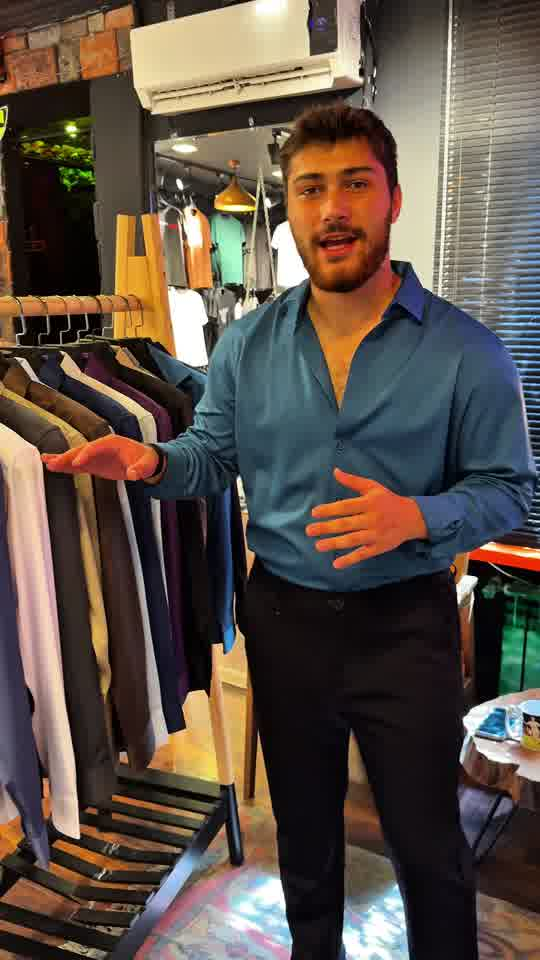
#> input picture 00_Working/silk_end_frames/f_009.jpg, 540 x 960 px; its folder holds only this picture in this run
$ python scan_end_frames.py
#> lines starting #> are read from the running program, lines starting #| are printed output that depends on the picture
import os
import subprocess
import glob
from PIL import Image, ImageDraw

output_dir = r'C:\Users\User\Documents\Moradin Industries\04_Projects\Marko_Digital_Atelier\00_Working\silk_end_frames'
os.makedirs(output_dir, exist_ok=True)

video_path = r'D:\Media\Telegram_Exports\ChatExport_2026-09-26\video_files\copy_3FD097F2-149E-4E5E-B23E-B4FE97836874.mov'

cmd = [
    'ffmpeg', '-y',
    '-ss', '65.0',
    '-t', '6.0',
    '-i', video_path,
    '-vf', 'fps=5,scale=540:960',
    os.path.join(output_dir, 'f_%03d.jpg')
]
subprocess.run(cmd, check=True)
#> (this line was passed over: subprocess is not available in this run)

files = sorted(glob.glob(os.path.join(output_dir, 'f_*.jpg')))
cols = 6
thumb_w = 240
thumb_h = 426
rows = (len(files) + cols - 1) // cols
montage = Image.new('RGB', (cols * thumb_w, rows * thumb_h), (20, 20, 20))
#> montage: PIL image 1440x426 RGB; every value is 20
draw = ImageDraw.Draw(montage)

for idx, f in enumerate(files):
    im = Image.open(f).resize((thumb_w, thumb_h), Image.Resampling.LANCZOS)
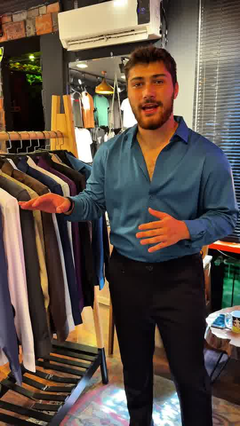
#> im: PIL image 240x426 RGB; mean R, G, B 93.6, 81.5, 71.9
    r = idx // cols
    c = idx % cols
    x = c * thumb_w
    y = r * thumb_h
    montage.paste(im, (x, y))
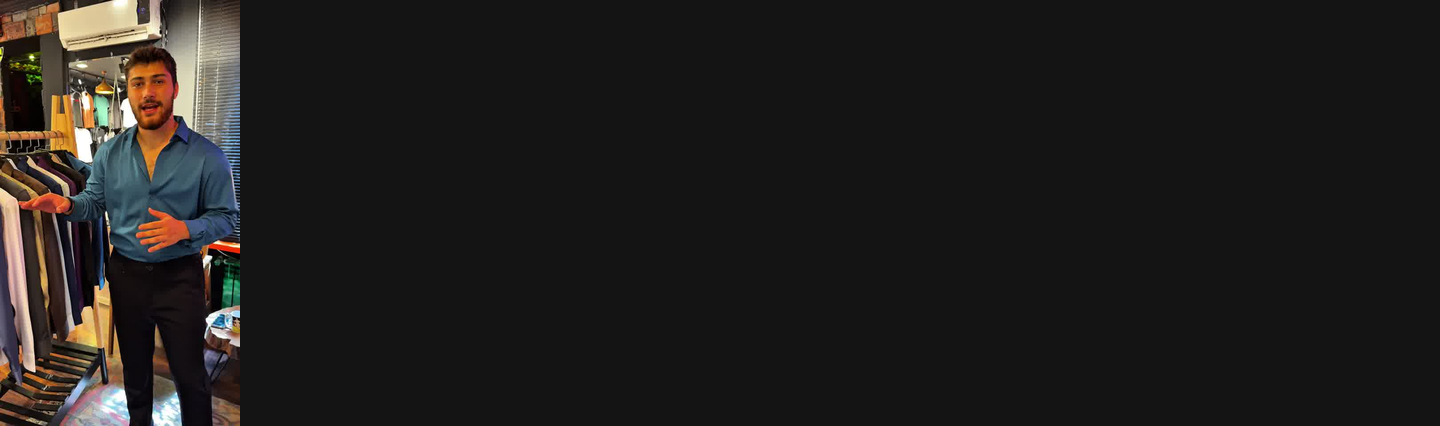
#> montage: PIL image 1440x426 RGB; mean R, G, B 32.3, 30.3, 28.7
    t = 65.0 + idx * 0.2
    label = f"{t:.1f}s ({os.path.basename(f)})"
    draw.rectangle([x, y, x + thumb_w, y + 24], fill=(0, 0, 0, 180))
    draw.text((x + 4, y + 4), label, fill=(255, 255, 255))

montage_path = r'C:\Users\User\Documents\Moradin Industries\04_Projects\Marko_Digital_Atelier\00_Working\silk_end_montage.jpg'
montage.save(montage_path, quality=85)
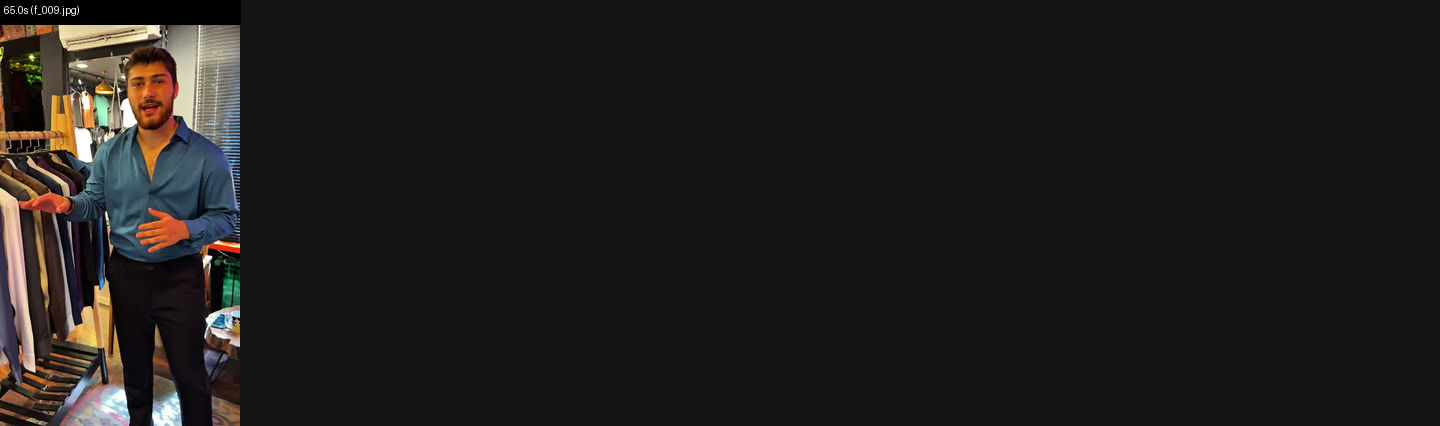
#> saved as silk_end_montage.jpg: PIL image 1440x426 RGB; mean R, G, B 31.1, 29.3, 27.9
print(f"Saved end montage to {montage_path} ({len(files)} frames)")

$ run again, on 00_Working/silk_end_frames/f_020.jpg
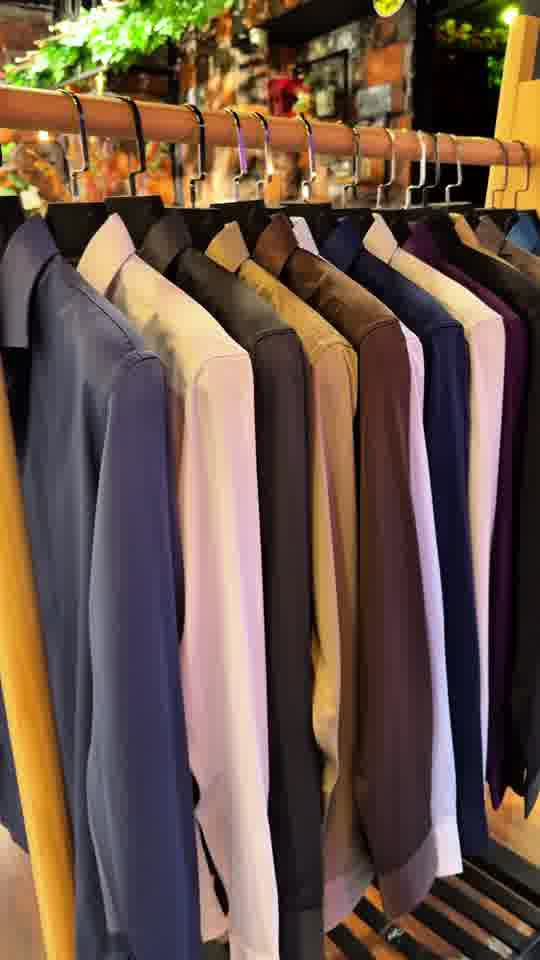
#> input picture 00_Working/silk_end_frames/f_020.jpg, 540 x 960 px
#> `im = Image.open(f).resize((thumb_w, thumb_h), Image.Resampling.LANCZOS)`:
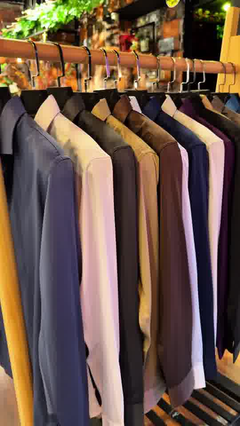
#> im: PIL image 240x426 RGB; mean R, G, B 108.5, 86.2, 72.7
#> `montage.save(montage_path, quality=85)`:
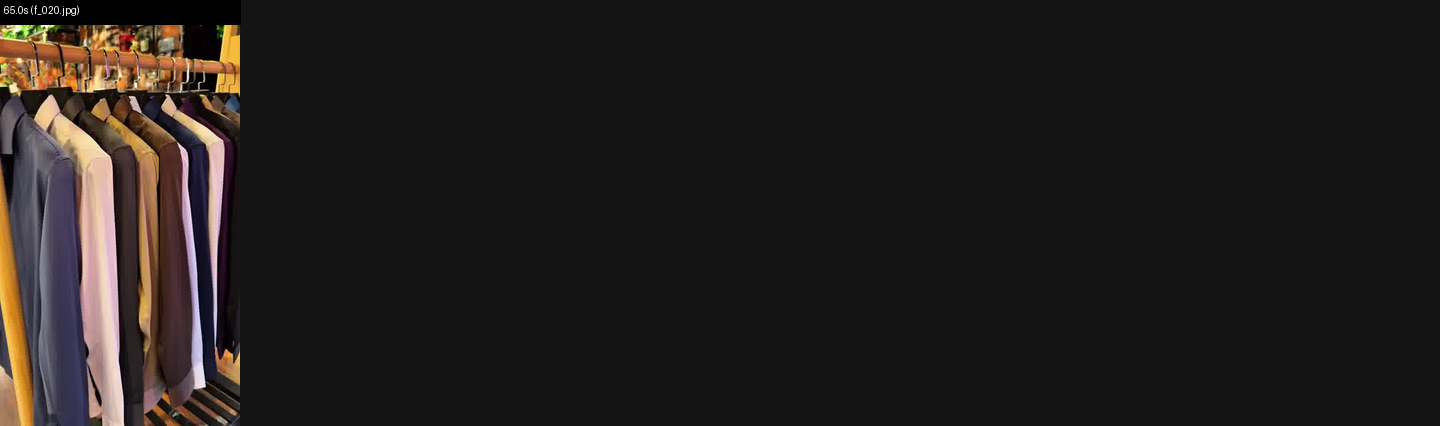
#> saved as silk_end_montage.jpg: PIL image 1440x426 RGB; mean R, G, B 33.8, 30.1, 28.4

$ run again, on 00_Working/silk_end_frames/f_021.jpg
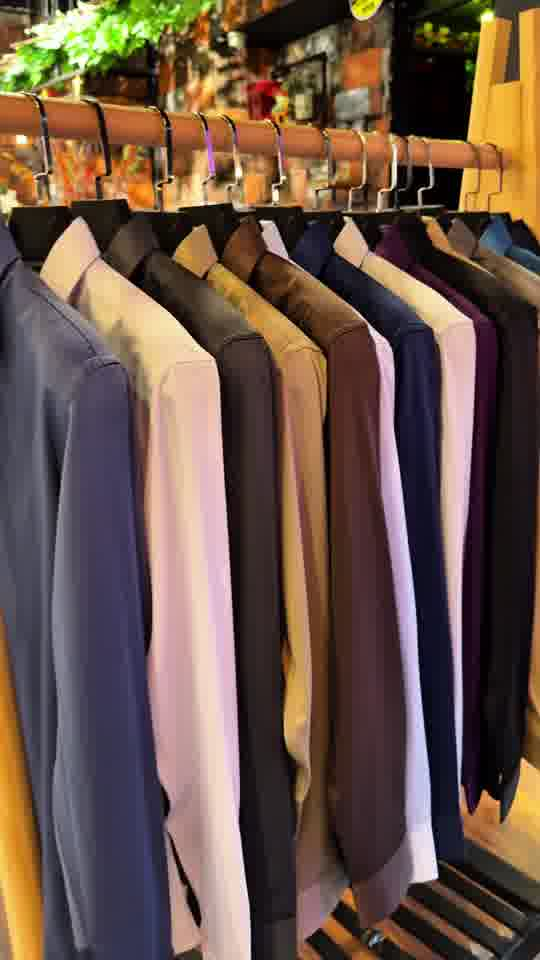
#> input picture 00_Working/silk_end_frames/f_021.jpg, 540 x 960 px
#> `im = Image.open(f).resize((thumb_w, thumb_h), Image.Resampling.LANCZOS)`:
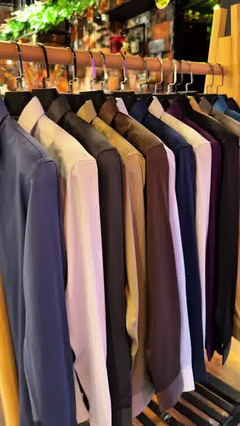
#> im: PIL image 240x426 RGB; mean R, G, B 107.5, 85.3, 72.7
#> `montage.save(montage_path, quality=85)`:
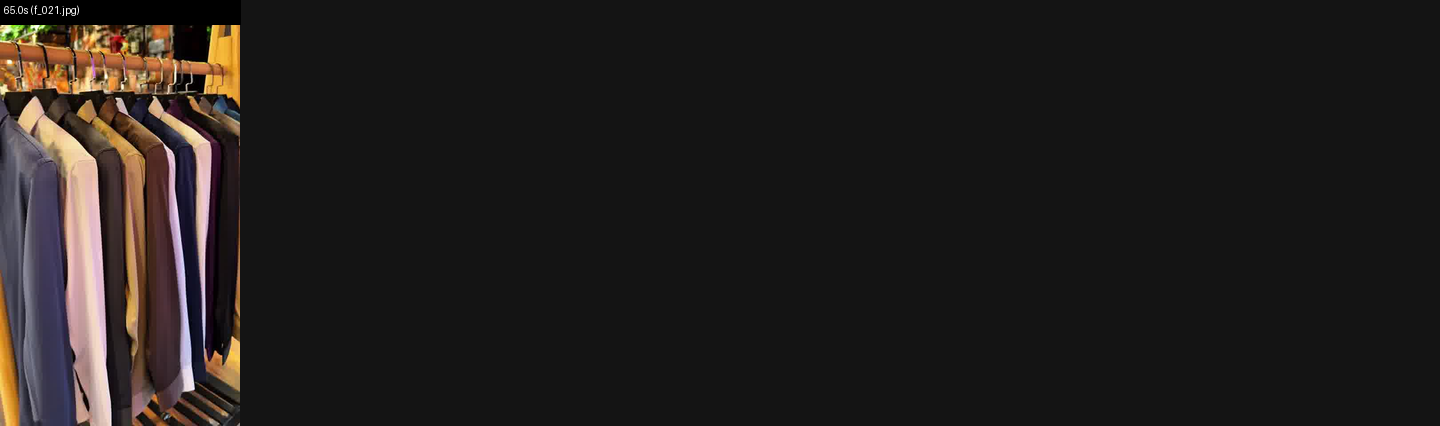
#> saved as silk_end_montage.jpg: PIL image 1440x426 RGB; mean R, G, B 33.6, 29.9, 28.4

$ run again, on 00_Working/silk_end_frames/f_022.jpg
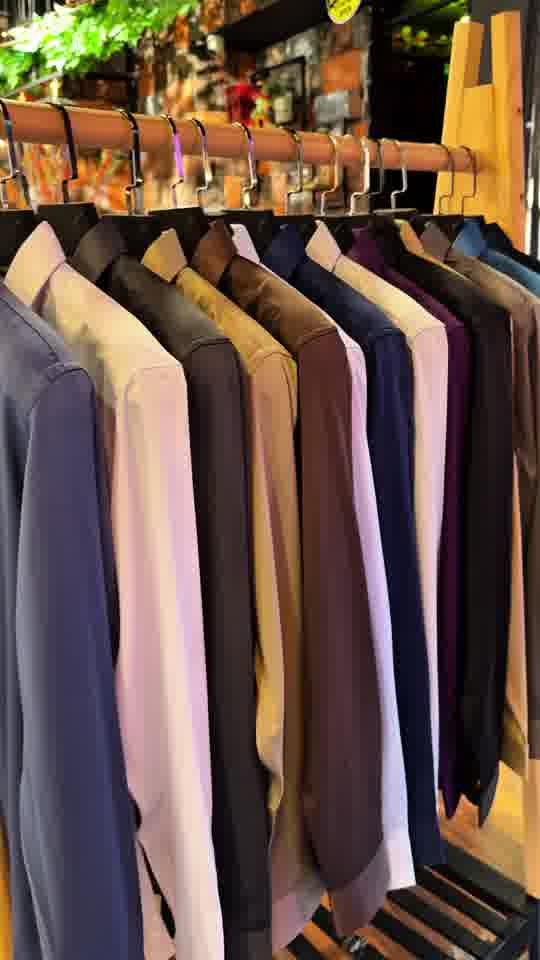
#> input picture 00_Working/silk_end_frames/f_022.jpg, 540 x 960 px
#> `im = Image.open(f).resize((thumb_w, thumb_h), Image.Resampling.LANCZOS)`:
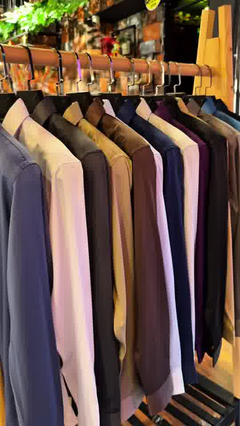
#> im: PIL image 240x426 RGB; mean R, G, B 107.3, 84.7, 72.7
#> `montage.save(montage_path, quality=85)`:
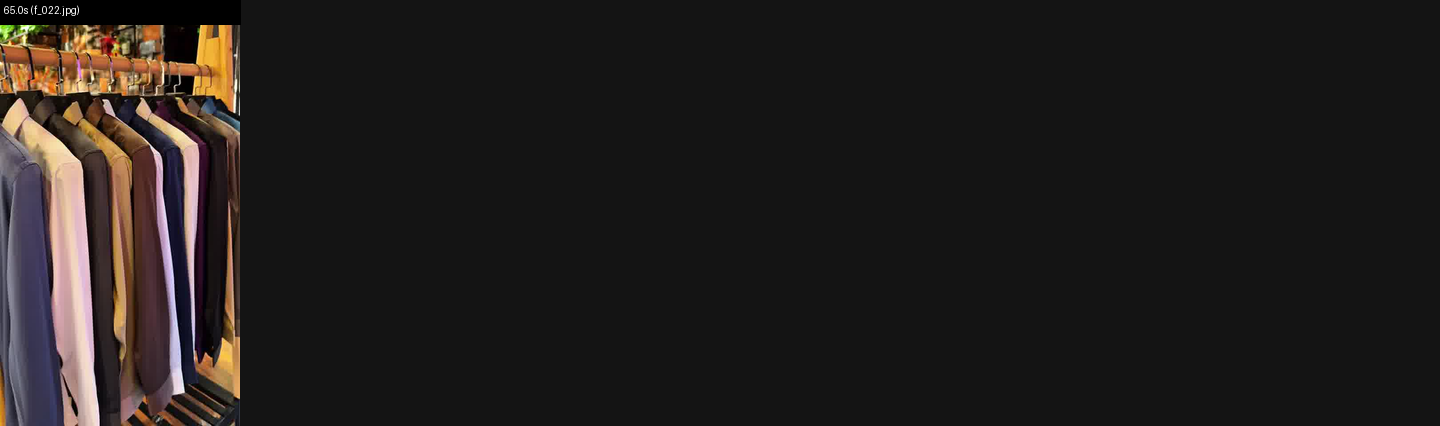
#> saved as silk_end_montage.jpg: PIL image 1440x426 RGB; mean R, G, B 33.6, 29.9, 28.4

$ run again, on 00_Working/silk_end_frames/f_010.jpg
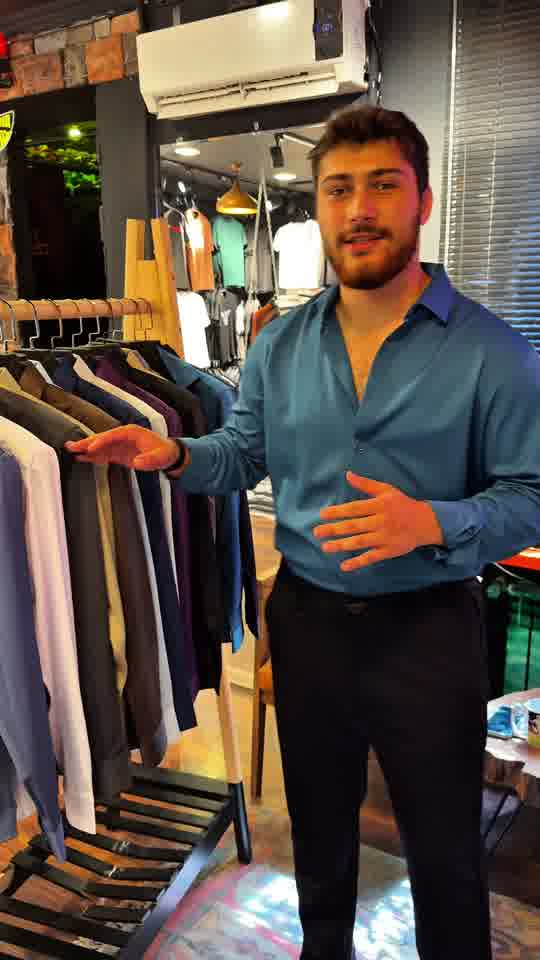
#> input picture 00_Working/silk_end_frames/f_010.jpg, 540 x 960 px
#> `im = Image.open(f).resize((thumb_w, thumb_h), Image.Resampling.LANCZOS)`:
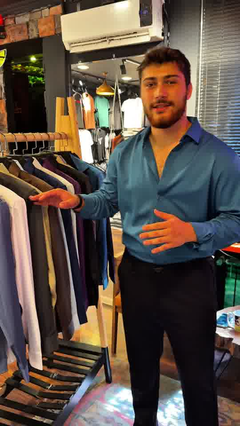
#> im: PIL image 240x426 RGB; mean R, G, B 93.4, 81, 71.3
#> `montage.save(montage_path, quality=85)`:
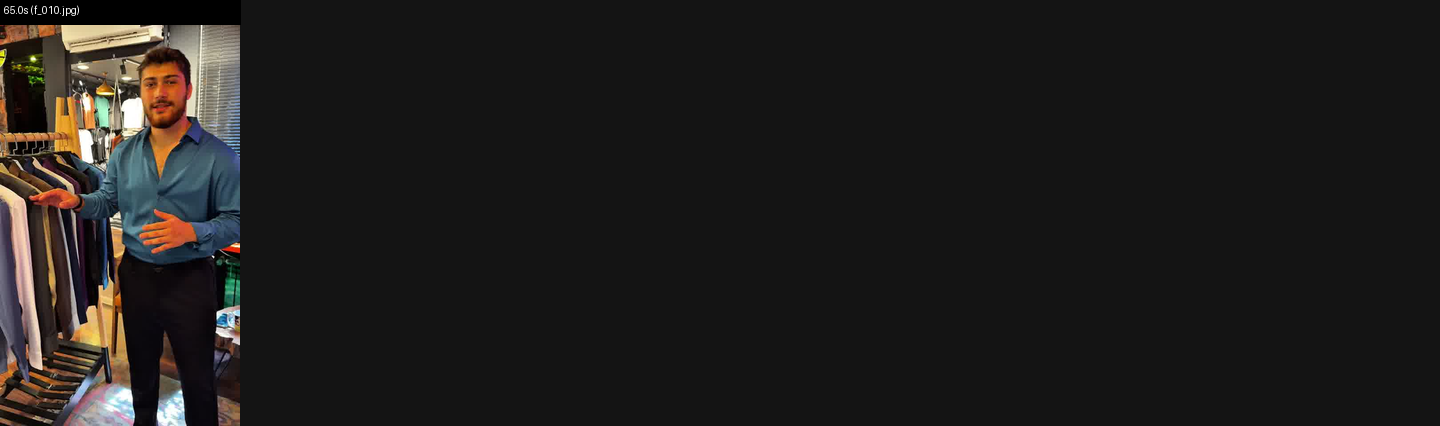
#> saved as silk_end_montage.jpg: PIL image 1440x426 RGB; mean R, G, B 31.1, 29.2, 27.8
